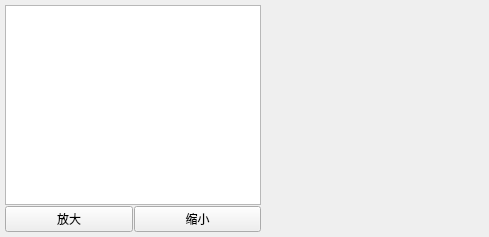
<?xml version="1.0" encoding="UTF-8"?>
<ui version="4.0">
 <class>Form</class>
 <widget class="QWidget" name="Form">
  <property name="geometry">
   <rect>
    <x>0</x>
    <y>0</y>
    <width>489</width>
    <height>237</height>
   </rect>
  </property>
  <property name="windowTitle">
   <string>SVG Editor</string>
  </property>
  <layout class="QGridLayout" name="gridLayout">
   <property name="leftMargin">
    <number>5</number>
   </property>
   <property name="topMargin">
    <number>5</number>
   </property>
   <property name="rightMargin">
    <number>5</number>
   </property>
   <property name="bottomMargin">
    <number>5</number>
   </property>
   <property name="spacing">
    <number>1</number>
   </property>
   <item row="0" column="0">
    <layout class="QVBoxLayout" name="verticalLayout">
     <item>
      <widget class="QGraphicsView" name="graphicsView"/>
     </item>
     <item>
      <layout class="QHBoxLayout" name="horizontalLayout_2">
       <item>
        <widget class="PushButton" name="PushButton_zoom_in">
         <property name="text">
          <string>放大</string>
         </property>
        </widget>
       </item>
       <item>
        <widget class="PushButton" name="PushButton_zoom_out">
         <property name="text">
          <string>缩小</string>
         </property>
        </widget>
       </item>
      </layout>
     </item>
    </layout>
   </item>
   <item row="0" column="1">
    <layout class="QVBoxLayout" name="verticalLayout_2">
     <item>
      <layout class="QHBoxLayout" name="horizontalLayout">
       <item>
        <spacer name="horizontalSpacer">
         <property name="orientation">
          <enum>Qt::Orientation::Horizontal</enum>
         </property>
         <property name="sizeHint" stdset="0">
          <size>
           <width>40</width>
           <height>20</height>
          </size>
         </property>
        </spacer>
       </item>
       <item>
        <widget class="CommandBar" name="CommandBar"/>
       </item>
       <item>
        <spacer name="horizontalSpacer_2">
         <property name="orientation">
          <enum>Qt::Orientation::Horizontal</enum>
         </property>
         <property name="sizeHint" stdset="0">
          <size>
           <width>40</width>
           <height>20</height>
          </size>
         </property>
        </spacer>
       </item>
      </layout>
     </item>
     <item>
      <spacer name="verticalSpacer">
       <property name="orientation">
        <enum>Qt::Orientation::Vertical</enum>
       </property>
       <property name="sizeHint" stdset="0">
        <size>
         <width>20</width>
         <height>40</height>
        </size>
       </property>
      </spacer>
     </item>
    </layout>
   </item>
  </layout>
 </widget>
 <customwidgets>
  <customwidget>
   <class>PushButton</class>
   <extends>QPushButton</extends>
   <header>qfluentwidgets</header>
  </customwidget>
  <customwidget>
   <class>CommandBar</class>
   <extends>QFrame</extends>
   <header>qfluentwidgets</header>
  </customwidget>
 </customwidgets>
 <resources/>
 <connections/>
</ui>
